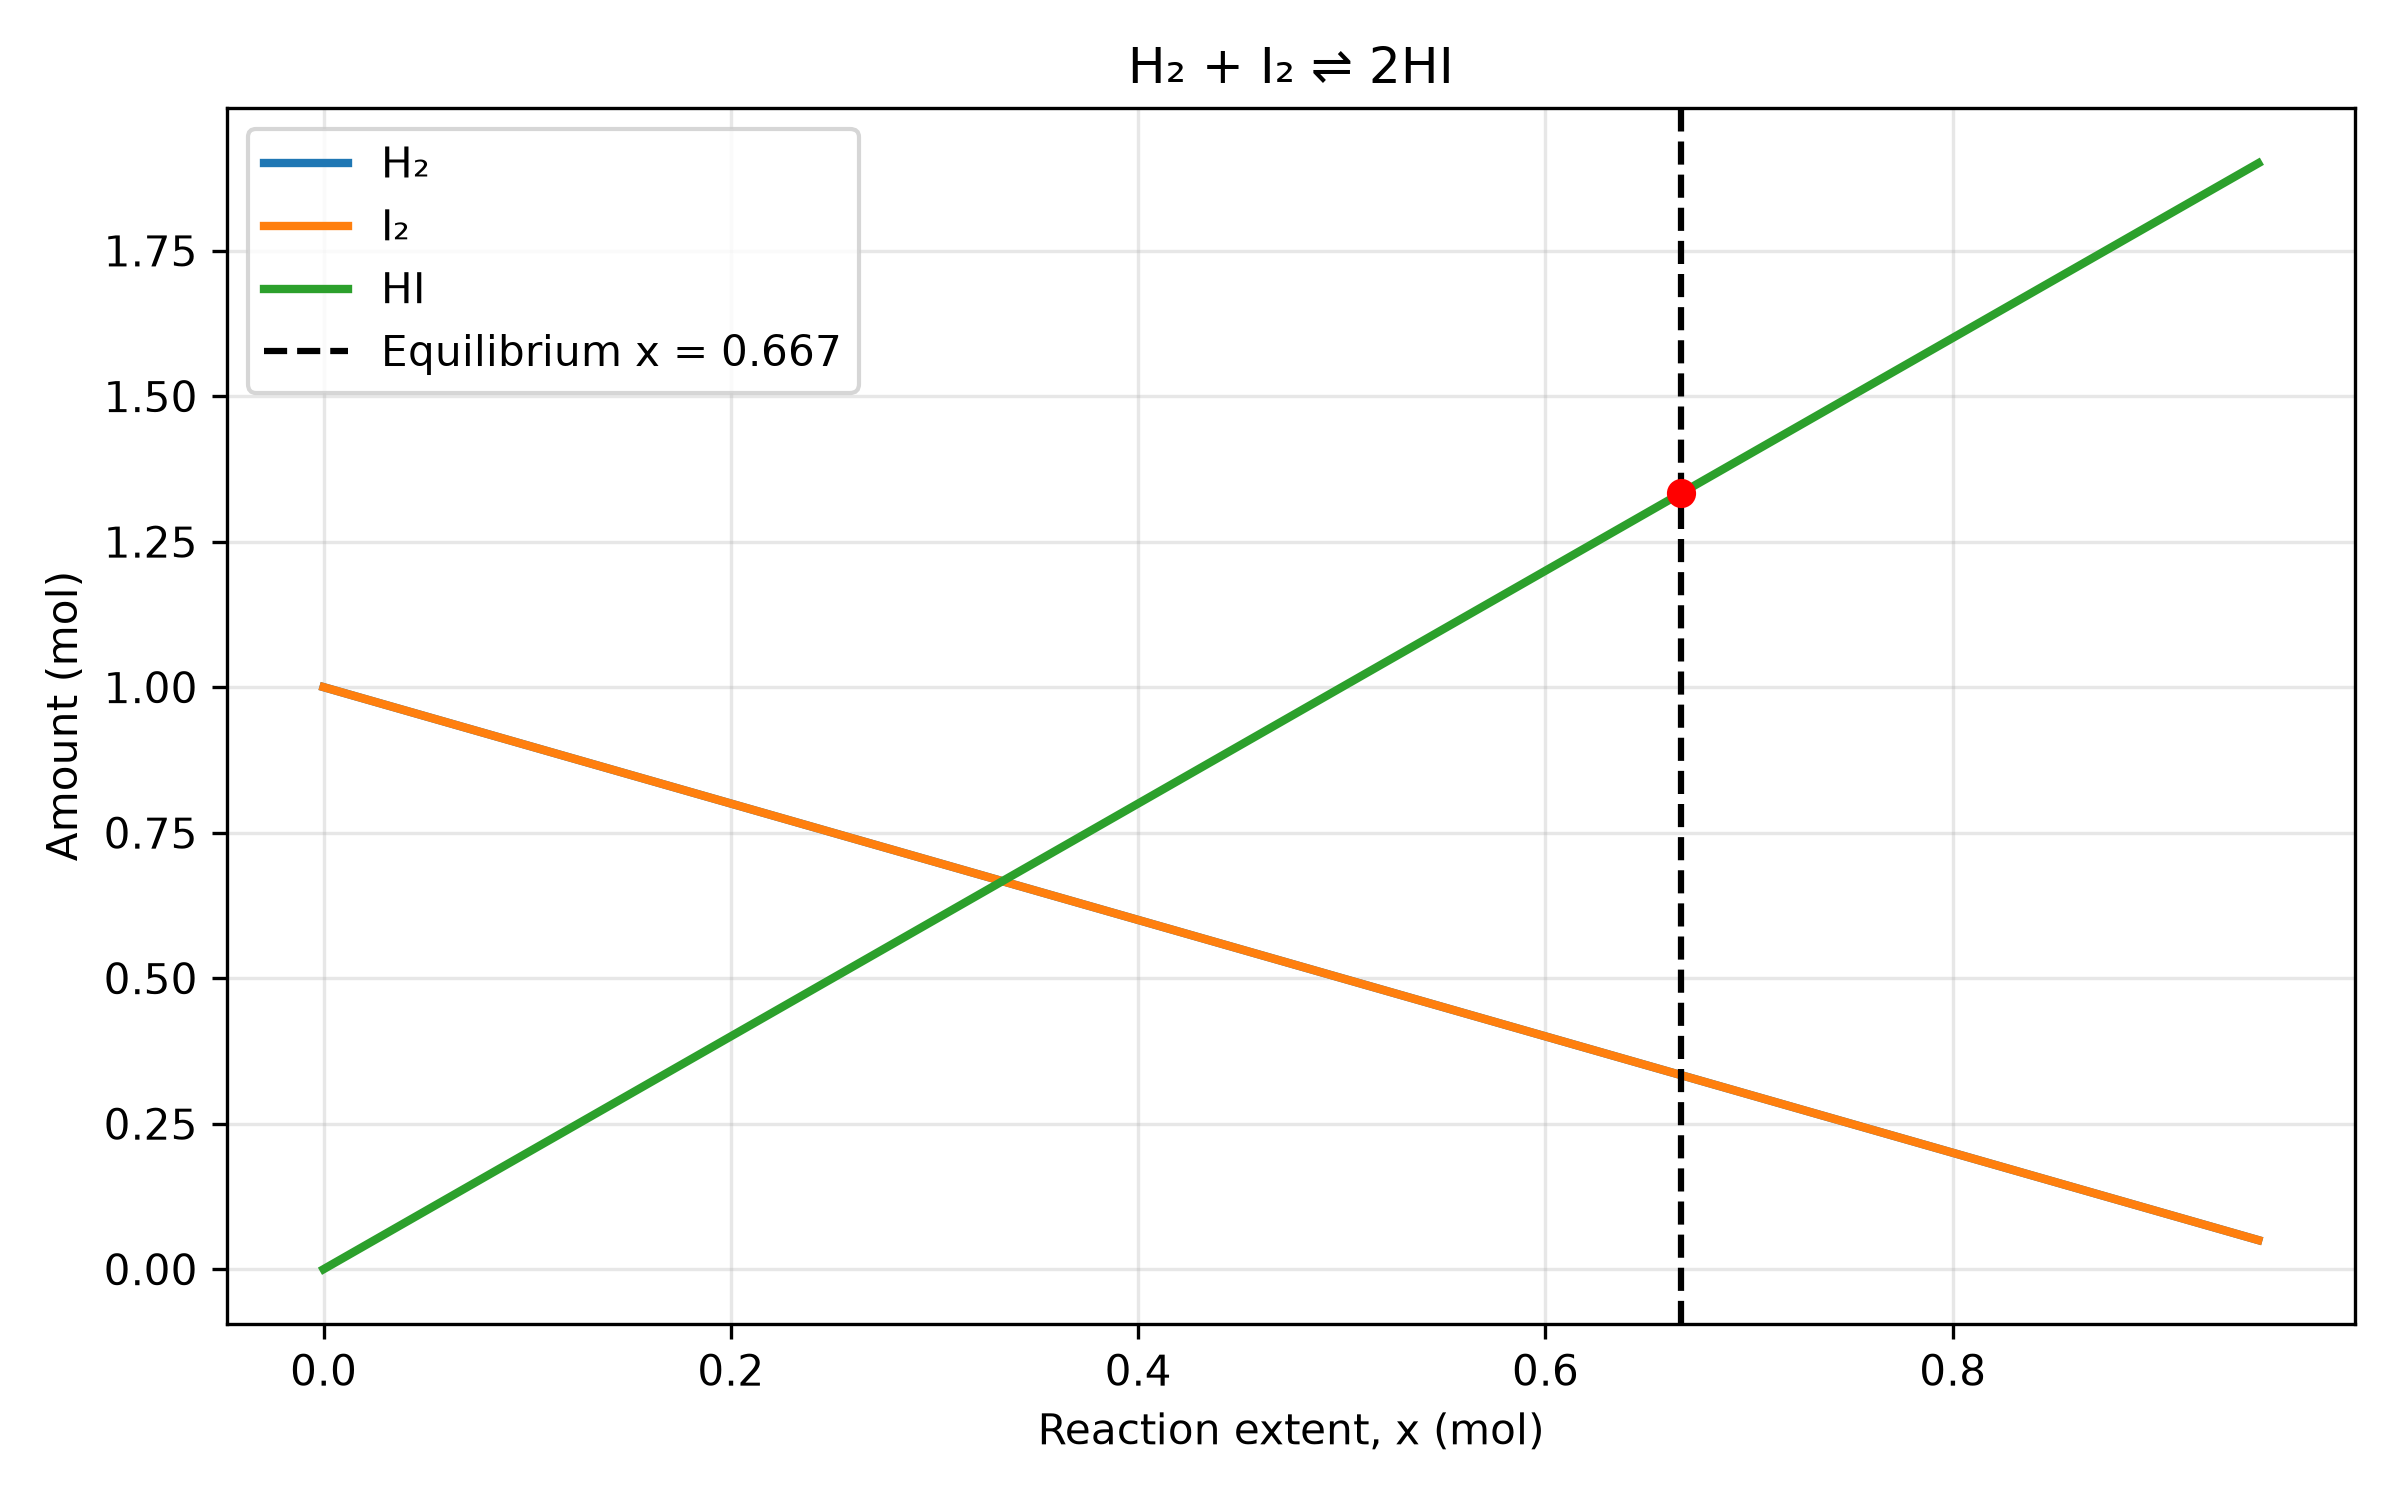

Here is the Python script that generated this plot:
import numpy as np
import matplotlib.pyplot as plt
from scipy.optimize import newton, minimize


# ============================================================
# Part 4: Chemical equilibrium
#
# H2 + I2 <=> 2 HI
#
# Initial:
# n(H2) = 1 mol
# n(I2) = 1 mol
# n(HI) = 0 mol
#
# At extent x:
# n(H2) = 1 - x
# n(I2) = 1 - x
# n(HI) = 2x
#
# K = [HI]^2 / ([H2][I2])
#
# Therefore:
# (2x)^2 / ((1-x)(1-x)) - K = 0
# ============================================================

K = 16.0


def k_imbalance(x):
    """Equilibrium equation. Zero means equilibrium."""
    return (2 * x) ** 2 / ((1 - x) ** 2) - K


def k_imbalance_derivative(x):
    """
    Derivative of the equilibrium equation.

    f(x) = 4x^2/(1-x)^2 - K
    f'(x) = 8x/(1-x)^3
    """
    return 8 * x / (1 - x) ** 3


# ============================================================
# Method 1: Newton root-finding
# ============================================================

x_newton = newton(
    k_imbalance,
    x0=0.5,
    fprime=k_imbalance_derivative
)


# ============================================================
# Method 2: Minimise squared imbalance using SLSQP
# ============================================================

def squared_imbalance(x):
    x = float(np.asarray(x).ravel()[0])
    return k_imbalance(x) ** 2


result = minimize(
    squared_imbalance,
    x0=np.array([0.5]),
    method="SLSQP",
    bounds=[(0, 0.999999)]
)

x_slsqp = result.x[0]


# ============================================================
# Calculate equilibrium amounts
# ============================================================

n_H2 = 1 - x_newton
n_I2 = 1 - x_newton
n_HI = 2 * x_newton


print("=== Part 4: Chemical equilibrium ===")
print(f"K = {K}")
print(f"Newton equilibrium extent: x = {x_newton:.8f}")
print(f"SLSQP equilibrium extent:  x = {x_slsqp:.8f}")
print()
print("Equilibrium amounts using Newton:")
print(f"H2 = {n_H2:.8f} mol")
print(f"I2 = {n_I2:.8f} mol")
print(f"HI = {n_HI:.8f} mol")
print()
print(f"Newton imbalance = {k_imbalance(x_newton):.8e}")
print(f"SLSQP imbalance = {k_imbalance(x_slsqp):.8e}")


# ============================================================
# Plot concentrations/amounts versus reaction extent
# ============================================================

x_values = np.linspace(0, 0.95, 500)

H2_values = 1 - x_values
I2_values = 1 - x_values
HI_values = 2 * x_values

plt.figure(figsize=(8, 5))

plt.plot(
    x_values,
    H2_values,
    label="H₂",
    linewidth=2
)

plt.plot(
    x_values,
    I2_values,
    label="I₂",
    linewidth=2
)

plt.plot(
    x_values,
    HI_values,
    label="HI",
    linewidth=2
)

plt.axvline(
    x_newton,
    color="black",
    linestyle="--",
    label=f"Equilibrium x = {x_newton:.3f}"
)

plt.scatter(
    [x_newton],
    [n_HI],
    color="red",
    zorder=5
)

plt.xlabel("Reaction extent, x (mol)")
plt.ylabel("Amount (mol)")
plt.title("H₂ + I₂ ⇌ 2HI")
plt.legend()
plt.grid(alpha=0.3)
plt.tight_layout()

plt.savefig("equilibrium.png", dpi=300)
plt.show()
